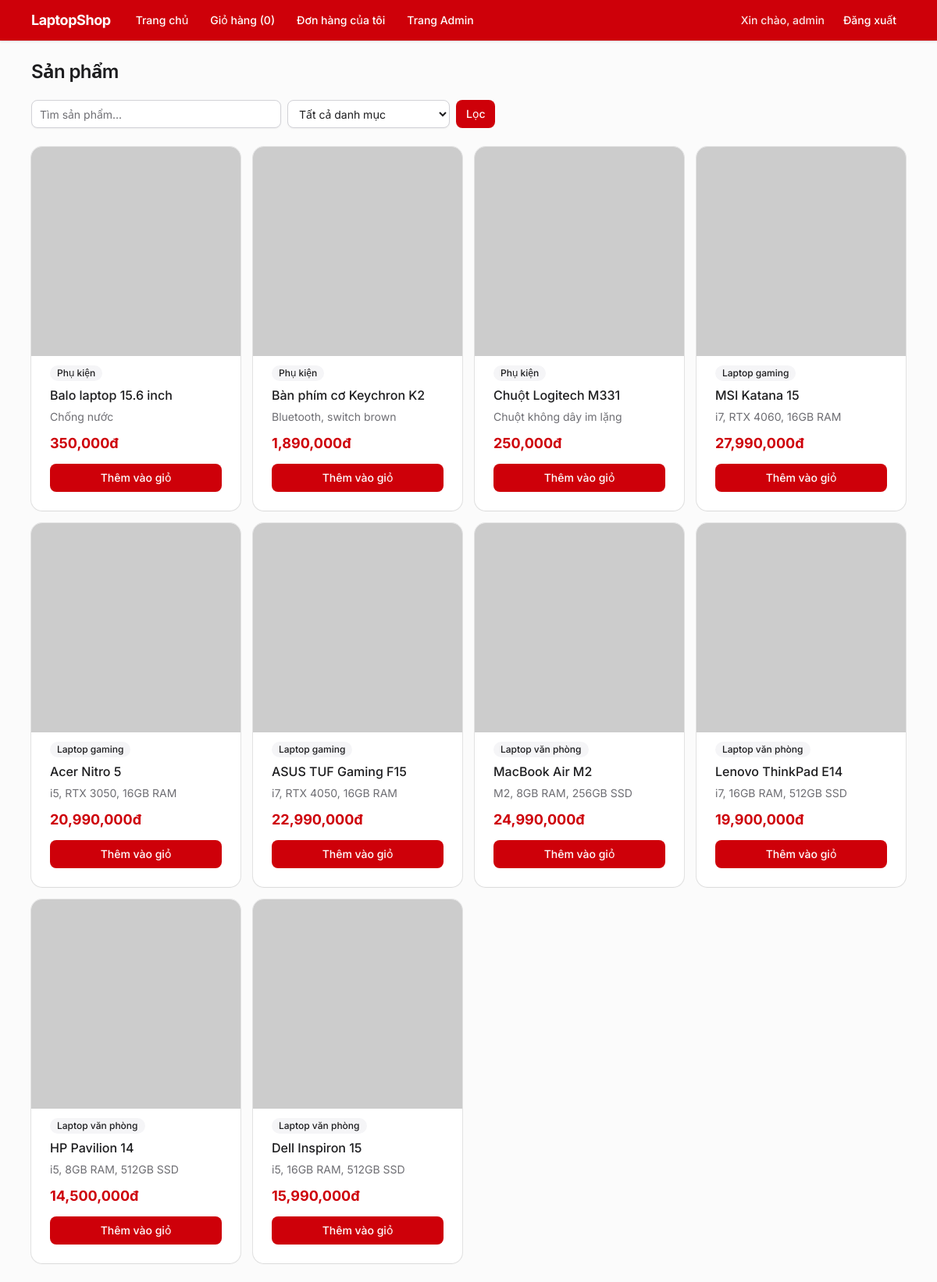
Page / (signed in) on the earlier database version.
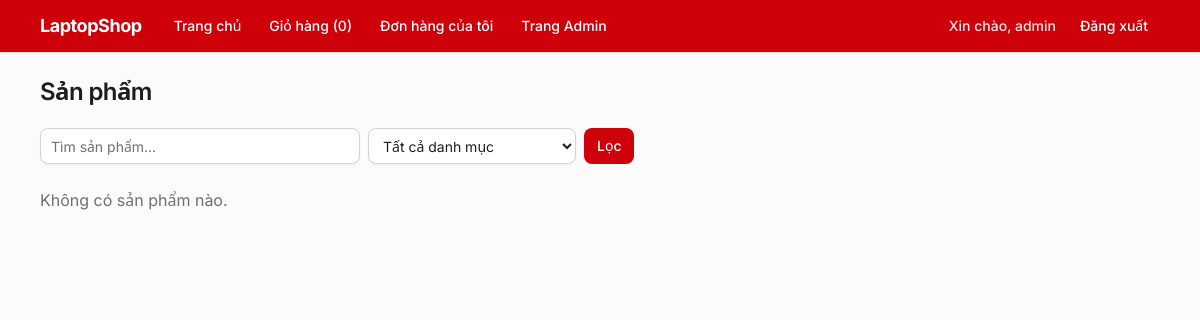
Same page on the later database version.
### tables this page shows
CREATE TABLE IF NOT EXISTS products (
  id INT AUTO_INCREMENT PRIMARY KEY,
  name VARCHAR(255) NOT NULL,
  price INT NOT NULL DEFAULT 0,
  stock INT NOT NULL DEFAULT 0,
  description TEXT,
  image VARCHAR(500),
  category_id INT NULL,
  created_at TIMESTAMP DEFAULT CURRENT_TIMESTAMP,

   
  slug VARCHAR(255) NULL UNIQUE,
  sku VARCHAR(100) NULL UNIQUE,
  brand VARCHAR(50) NULL,
  old_price INT NULL,               
  article MEDIUMTEXT NULL,          
  source_url VARCHAR(500) NULL,     

   
  cpu VARCHAR(255) NULL,
  cpu_brand VARCHAR(20) NULL,
  cpu_line VARCHAR(50) NULL,
  ram_gb SMALLINT NULL,
  ram_type VARCHAR(30) NULL,
  ssd_gb SMALLINT UNSIGNED NULL,
  gpu VARCHAR(255) NULL,
  gpu_brand VARCHAR(20) NULL,
  vram_gb SMALLINT NULL,
  screen_inch DECIMAL(3,1) NULL,
  refresh_hz SMALLINT NULL,
  resolution VARCHAR(100) NULL,
  os VARCHAR(100) NULL,
  weight_kg DECIMAL(4,2) NULL,
  battery_wh DECIMAL(5,1) NULL,
  warranty_months TINYINT NULL,
  use_case VARCHAR(255) NULL,       

  FOREIGN KEY (category_id) REFERENCES categories(id) ON DELETE SET NULL
);

CREATE TABLE IF NOT EXISTS categories (
  id INT AUTO_INCREMENT PRIMARY KEY,
  name VARCHAR(100) NOT NULL
);

### src/config/db.php (called while the page is built, shortened)
<?php
function e($s) {
    return htmlspecialchars((string)$s, ENT_QUOTES, 'UTF-8');
}

### src/includes/ui.php (called while the page is built, shortened)
<?php
function ui_btn($variant = 'default', $size = 'default') {
    $base = 'inline-flex shrink-0 items-center justify-center rounded-md border border-transparent text-sm font-medium whitespace-nowrap transition-all outline-none select-none cursor-pointer focus-visible:border-ring focus-visible:ring-3 focus-visible:ring-ring/50 active:translate-y-px disabled:pointer-events-none disabled:opacity-50';
    $variants = [
        'default'     => 'bg-primary text-primary-foreground hover:bg-primary/85',
        'outline'     => 'border-border bg-background shadow-xs hover:bg-muted hover:text-foreground',
        'secondary'   => 'bg-secondary text-secondary-foreground hover:bg-secondary/70',
        'ghost'       => 'hover:bg-muted hover:text-foreground',
        'destructive' => 'bg-destructive/10 text-destructive hover:bg-destructive/20',
        'link'        => 'text-primary underline-offset-4 hover:underline',
    ];
    $sizes = [
        'default' => 'h-9 gap-1.5 px-3',
        'sm'      => 'h-8 gap-1 px-2.5',
        'lg'      => 'h-10 gap-1.5 px-4',
    ];
    return "$base {$variants[$variant]} {$sizes[$size]}";
}
function ui_badge($variant = 'default') {
    $base = 'inline-flex h-5 w-fit shrink-0 items-center justify-center gap-1 rounded-4xl border border-transparent px-2 py-0.5 text-xs font-medium whitespace-nowrap';
    $variants = [
        'default'     => 'bg-primary text-primary-foreground',
        'secondary'   => 'bg-secondary text-secondary-foreground',
        'destructive' => 'bg-destructive/10 text-destructive',
        'outline'     => 'border-border text-foreground',
    ];
    return "$base {$variants[$variant]}";
}

### src/index.php (the view, shortened to what this page needs)
<?php
require_once 'includes/header.php';
$q = trim($_GET['q'] ?? '');
$sql = 'SELECT p.*, c.name AS category_name
        FROM products p LEFT JOIN categories c ON p.category_id = c.id
        WHERE 1=1';
$params = [];
$sql .= ' ORDER BY p.id DESC';
$stmt = $pdo->prepare($sql);
$stmt->execute($params);
$products = $stmt->fetchAll();
?>
<h1 class="<?= UI_H1 ?>">Sản phẩm</h1>
<form method="get" class="mb-6 flex flex-wrap gap-2">
  <input type="text" name="q" placeholder="Tìm sản phẩm..." value="<?= e($q) ?>" class="<?= UI_INPUT ?> max-w-xs">
  <select name="cat" class="<?= UI_INPUT ?> max-w-52">
    <option value="0">Tất cả danh mục</option>
  </select>
  <button type="submit" class="<?= ui_btn() ?>">Lọc</button>
</form>
<?php if (!$products): ?><p class="text-muted-foreground">Không có sản phẩm nào.</p><?php endif; ?>
<div class="grid grid-cols-2 gap-4 md:grid-cols-3 lg:grid-cols-4">
  <?php foreach ($products as $p): ?>
    <div class="<?= UI_CARD ?> pt-0! gap-3!">
      <img src="<?= e($p['image']) ?>" alt="<?= e($p['name']) ?>" class="aspect-square w-full bg-muted object-cover">
      <div class="<?= UI_CARD_CONTENT ?> gap-1.5! flex-1">
        <?php if ($p['category_name']): ?>
          <span class="<?= ui_badge('secondary') ?>"><?= e($p['category_name']) ?></span>
        <?php endif; ?>
        <h3 class="<?= UI_CARD_TITLE ?> line-clamp-2"><?= e($p['name']) ?></h3>
        <p class="<?= UI_CARD_DESC ?> line-clamp-2"><?= e($p['description']) ?></p>
        <p class="mt-auto pt-1 text-lg font-bold text-primary"><?= number_format($p['price']) ?>đ</p>
      </div>
      <div class="px-6">
        <?php if ($p['stock'] > 0): ?>
          <a href="/cart/add.php?id=<?= $p['id'] ?>" class="<?= ui_btn() ?> w-full">Thêm vào giỏ</a>
        <?php else: ?>
          <span class="<?= ui_btn('secondary') ?> w-full opacity-60">Hết hàng</span>
        <?php endif; ?>
      </div>
    </div>
  <?php endforeach; ?>
</div>
<?php require_once 'includes/footer.php'; ?>

Differences in the rows shown:
removed products: category.name "Phụ kiện", name "Balo laptop 15.6 inch", description "Chống nước", price "350,000"
removed products: category.name "Phụ kiện", name "Bàn phím cơ Keychron K2", description "Bluetooth, switch brown", price "1,890,000"
removed products: category.name "Phụ kiện", name "Chuột Logitech M331", description "Chuột không dây im lặng", price "250,000"
removed products: category.name "Laptop gaming", name "MSI Katana 15", description "i7, RTX 4060, 16GB RAM", price "27,990,000"
removed products: category.name "Laptop gaming", name "Acer Nitro 5", description "i5, RTX 3050, 16GB RAM", price "20,990,000"
removed products: category.name "Laptop gaming", name "ASUS TUF Gaming F15", description "i7, RTX 4050, 16GB RAM", price "22,990,000"
removed products: category.name "Laptop văn phòng", name "MacBook Air M2", description "M2, 8GB RAM, 256GB SSD", price "24,990,000"
removed products: category.name "Laptop văn phòng", name "Lenovo ThinkPad E14", description "i7, 16GB RAM, 512GB SSD", price "19,900,000"
removed products: category.name "Laptop văn phòng", name "HP Pavilion 14", description "i5, 8GB RAM, 512GB SSD", price "14,500,000"
removed products: category.name "Laptop văn phòng", name "Dell Inspiron 15", description "i5, 16GB RAM, 512GB SSD", price "15,990,000"
Other differences:
text now shown: "Không có sản phẩm nào."
